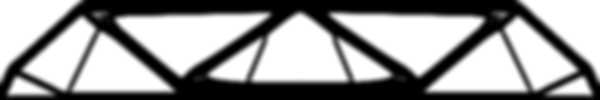
#> input picture High Performance Topology Optimization/FENICS_LINTEST/tmp.png, 600 x 100 px
$ python 2_MakeMesh.py tmp.png   (older library calls are emulated)
#> lines starting #> are read from the running program, lines starting #| are printed output that depends on the picture
import matplotlib.pyplot as plt
from scipy.ndimage import imread
import numpy as np
import sys

from lxml import etree


def mesh_from_img(img):
    nv = (img.shape[0] + 1) * (img.shape[1] + 1)
    nf = img.size * 2

    v_count = 0
    f_count = 0
    V_dict = {}

    V = np.zeros([nv, 2])
    F = np.zeros([nf, 3], dtype=np.int)

    for i in range(img.shape[0]):
        for j in range(img.shape[1]):
            val = img[i, j]
            if val == 255.0:
                continue

            v_idx = []
            for v_i in [(i, j), (i + 1, j), (i, j + 1), (i + 1, j + 1)]:
                if v_i in V_dict:
                    v_idx.append(V_dict[v_i])
                else:
                    V_dict[v_i] = v_count
                    V[v_count, :] = np.array((v_i[1], -v_i[0]))
                    v_count += 1
                    v_idx.append(v_count - 1)

            v1, v2, v3, v4 = v_idx

            F[f_count, :] = np.array([v1, v2, v4])
            F[f_count + 1, :] = np.array([v1, v4, v3])
            f_count += 2

    V = np.resize(V, [v_count, 2])
    F = np.resize(F, [f_count, 3])

    return V, F


def plot_mesh(V, F, plot_f=False):
    plt.scatter(V[:, 0], V[:, 1])
    if not plot_f:
        return
    for i in range(F.shape[0]):
        vf = V[F[i, :], :]
        plt.plot(vf[:, 0], vf[:, 1])


def dump_dolfin_xml(filename, V, F):
    root = etree.Element("dolfin")
    mesh = etree.SubElement(root, "mesh", celltype="triangle", dim="2")
    vertices = etree.SubElement(mesh, "vertices", size="%d" % V.shape[0])
    for i in range(V.shape[0]):
        etree.SubElement(vertices, "vertex", index="%d" % i, x="%f" % V[i, 0],
            y="%f" % V[i, 1], z="0")
    faces = etree.SubElement(mesh, "cells", size="%d" % F.shape[0])
    for i in range(F.shape[0]):
        etree.SubElement(faces, "triangle", index="%d" % i, v0="%d" % F[i, 0],
            v1="%d" % F[i, 1], v2="%d" % F[i, 2])

    with open(filename, 'wb') as f:
        f.write(etree.tostring(root, pretty_print=True))


if __name__ == "__main__":
    img = imread(sys.argv[1])
#> img is the input picture: shape (100, 600); min 0, max 255, mean 153

    plt.figure()
    plt.imshow(img)
    plt.colorbar()

    plt.figure()
    V, F = mesh_from_img(img)
#> after the loop in mesh_from_img, `for i in range(img.shape[0]):`: V = 60701 pairs, first value 0 to 600, second value -100 to 0; V_dict = 38295 items; f_count = 72776; v_count = 38295
#> in mesh_from_img, `V = np.resize(V, [v_count, 2])`: V = 38295 pairs, first value 0 to 600, second value -100 to 0
    dump_dolfin_xml("bridge.xml", V, F)
    plot_mesh(V, F)
    plt.show()
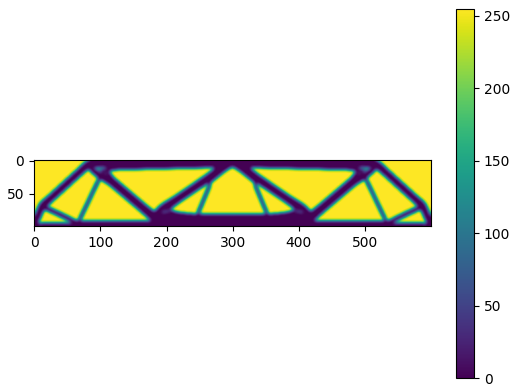
#> figure drawn by matplotlib, 2 panels
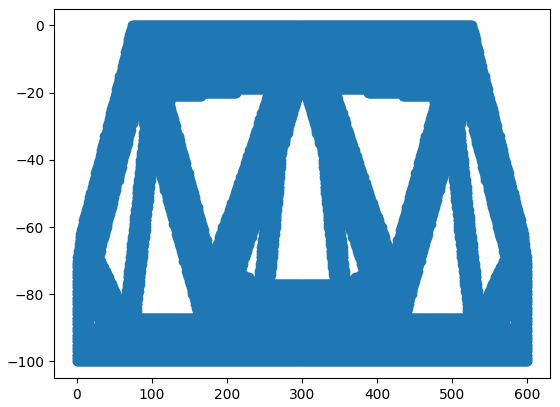
#> figure drawn by matplotlib, 1 panel
